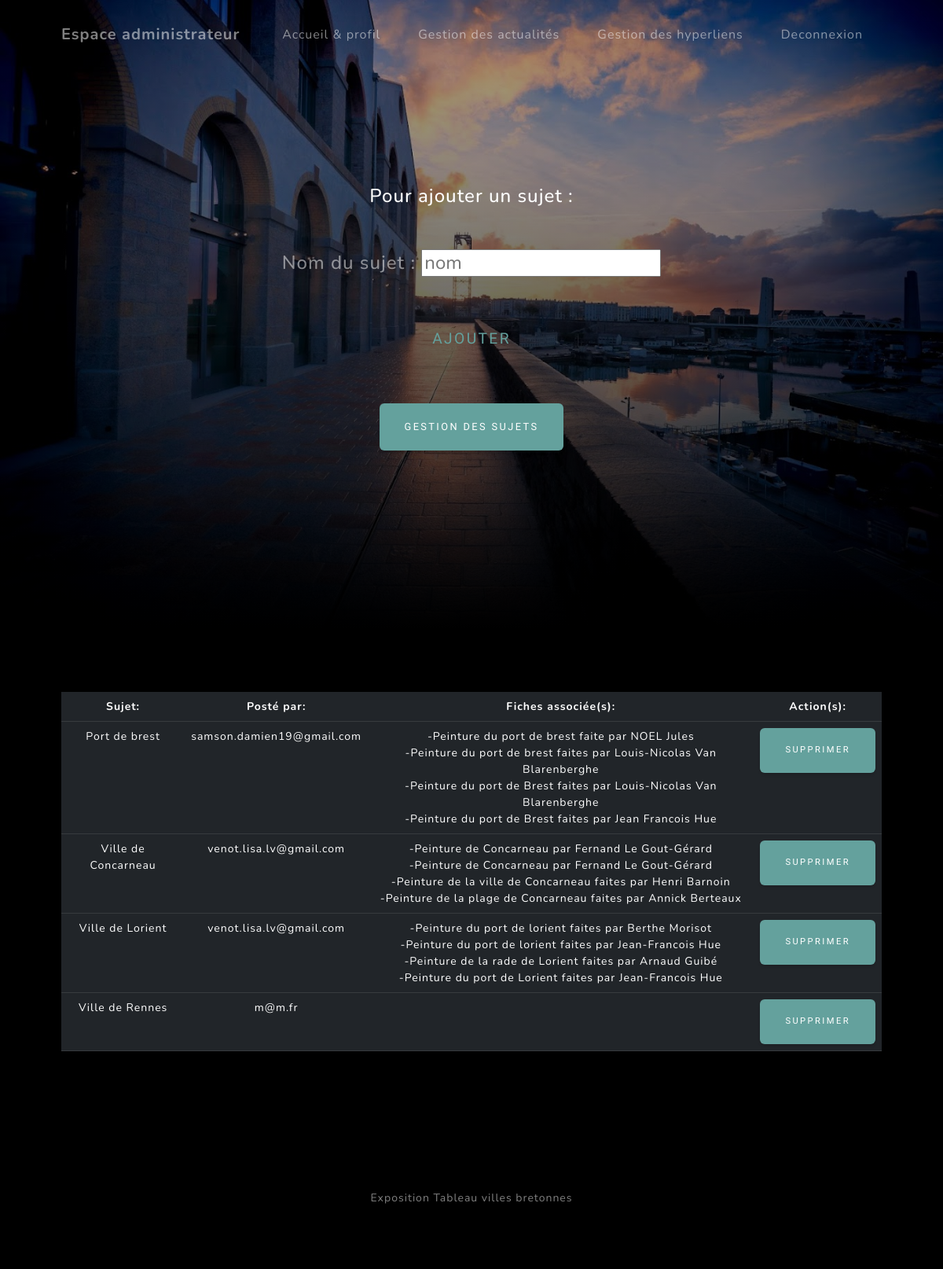
The app's page /v2/session/admin_sujet.php (signed in) with its own data.
### tables this page shows
CREATE TABLE `T_SUJET_SUJ` (
  `suj_id` int(11) NOT NULL,
  `suj_nom` varchar(80) NOT NULL,
  `suj_date` date NOT NULL,
  `com_pseudo` varchar(200) NOT NULL
);

CREATE TABLE `T_FICHE_FIC` (
  `fic_id` int(11) NOT NULL,
  `fic_label` varchar(80) NOT NULL,
  `fic_contenue` varchar(500) NOT NULL,
  `fic_image` varchar(300) NOT NULL,
  `fic_code` char(12) NOT NULL,
  `fic_etat` char(1) NOT NULL,
  `suj_id` int(11) NOT NULL
);

### v2/session/admin_sujet.php (the view, shortened to what this page needs)
<!DOCTYPE html>
<html lang="en">
    <head>
        <link href="../css/styles.css" rel="stylesheet" />
    </head>
    <body id="page-top">
    <?php
                    $mysqli = new mysqli('localhost','eXXXXXXXXsql','XXXXXXXX','eXXXXXXXX_db2');
                    $r="SELECT* FROM T_PROFIL_PRO WHERE com_pseudo='".$_SESSION['login']."';";
                        $res1 = $mysqli->query($r);
                        $pro = $res1->fetch_assoc();
                        if ($pro['pro_statut']=='G'){
                            echo"<nav class='navbar navbar-expand-lg navbar-light fixed-top' id='mainNav'><div class='container px-4 px-lg-5'><a class='navbar-brand' href='#page-top'>Espace administrateur</a>";
                            echo"<ul class='navbar-nav ms-auto'>";
                            echo"<li class='nav-item'><a class='nav-link' href='admin_accueil.php'>Accueil & profil  </a></li>";
                        echo"<li class='nav-item'><a class='nav-link' href='admin_act.php'>Gestion des actualités</a></li>";
                        echo"<li class='nav-item'><a class='nav-link' href='admin_hyp.php'>Gestion des hyperliens </a></li>";
                        echo"<li class='nav-item'><a class='nav-link' href='deconnection.php'>Deconnexion</a></li>";
            echo"</ul></div></div></nav>";
                        }
                    ?>
        <header class="masthead">
        <div class="container px-4 px-lg-5 d-flex h-100 align-items-center justify-content-center">
                <div class="text-center">
                <div class="text-center">
            <form action="action/ajout_suj.php" method="post">
                        <fieldset>
                        <h4 class='text-white-50 mx-auto mt-2 mb-5'>
                        <div class="text-center">
                        <h4 class='text-white mb-4' >
                            Pour ajouter un sujet :
                            </h4>
                        </div>
                                <br/>
                                <p>Nom du sujet :
                                <input type="text" name="nom" placeholder="nom" required="required"/>
                                </p>
                                <input type="submit" class="btn btn-outline-primary btn-sm" value="Ajouter">
                        </fieldset>
                    </form>
                <a class='btn btn-primary' href='#about'>Gestion des sujets</a>
            </div>
                    </div>
                    </div>
        </header>
        <section  id="about">
        <footer class="footer bg-black small text-center text-white-50">
            <div class="container px-4 px-lg-5">
            <?php
                    $requete="SELECT* FROM T_SUJET_SUJ ";
                        $res = $mysqli->query($requete);
                        if ($res == false){
                            echo "Error: La requête a echoué \n";
                            echo "Errno: " . $mysqli->errno . "\n";
                            echo "Error: " . $mysqli->error . "\n";
                        exit();
                        }
                        else{
                            echo "<table class='table table-hover table-dark'>";
                            echo "<th >";
                            echo "Sujet:";
                            echo"</th>";
                            echo "<th >";
                            echo "Posté par:";
                            echo"</th>";
                            echo "<th >";
                            echo "Fiches associée(s):";
                            echo"</th>";
                            echo "<th >";
                            echo "Action(s):";
                            echo"</th>";
                            while ($suj = $res->fetch_assoc())
                            {
                                echo "<tr><td>";
                                echo ($suj['suj_nom']);
                                echo"</td><td>";
                                echo ($suj['com_pseudo']);
                                echo"</td><td>";
                                $requete2="SELECT * FROM T_FICHE_FIC WHERE suj_id=".$suj['suj_id'].";";
                                $result2 = $mysqli->query($requete2);
                                if ($result2 == false) {
                                    echo "Error: La requête a echoué \n";
                                    echo "Errno: " . $mysqli->errno . "\n";
                                    echo "Error: " . $mysqli->error . "\n";
                                    exit();
                                }
                                else{
                                while ($fic = $result2->fetch_assoc())
                                {
                                    echo"-";
                                echo($fic['fic_label']);
                                echo"<br/>";}
                            }echo "</td><td >";
                                echo"<form action='action/del_suj.php' method='POST'>";
                                echo("<button type='submit' class='btn btn-primary' name='supprimer'>Supprimer</button>");
                                echo"</form>";
                                echo "</td></tr >";}
                            }
                            echo "</table>";
                    ?>
        </div></footer>
        </section>
        <footer class="footer bg-black small text-center text-white-50"><div class="container px-4 px-lg-5">Exposition Tableau villes bretonnes</div></footer>
    </body>
</html>

### records on screen
t_sujet_suj: suj_nom "Port de brest", com_pseudo "samson.damien19@gmail.com"
t_fiche_fic: fic_label "Peinture du port de brest faite par NOEL Jules"
t_fiche_fic: fic_label "Peinture du port de brest faites par Louis-Nicolas Van Blarenberghe"
t_fiche_fic: fic_label "Peinture du port de Brest faites par Louis-Nicolas Van Blarenberghe"
t_fiche_fic: fic_label "Peinture du port de Brest faites par Jean Francois Hue"
t_sujet_suj: suj_nom "Ville de Concarneau", com_pseudo "venot.lisa.lv@gmail.com"
t_fiche_fic: fic_label "Peinture de Concarneau par Fernand Le Gout-Gérard"
t_fiche_fic: fic_label "Peinture de Concarneau par Fernand Le Gout-Gérard"
t_fiche_fic: fic_label "Peinture de la ville de Concarneau faites par Henri Barnoin"
t_fiche_fic: fic_label "Peinture de la plage de Concarneau faites par Annick Berteaux"
t_sujet_suj: suj_nom "Ville de Lorient", com_pseudo "venot.lisa.lv@gmail.com"
t_fiche_fic: fic_label "Peinture du port de lorient faites par Berthe Morisot"
t_fiche_fic: fic_label "Peinture du port de lorient faites par Jean-Francois Hue"
t_fiche_fic: fic_label "Peinture de la rade de Lorient faites par Arnaud Guibé"
t_fiche_fic: fic_label "Peinture du port de Lorient faites par Jean-Francois Hue"
t_sujet_suj: suj_nom "Ville de Rennes", com_pseudo "m@m.fr"
